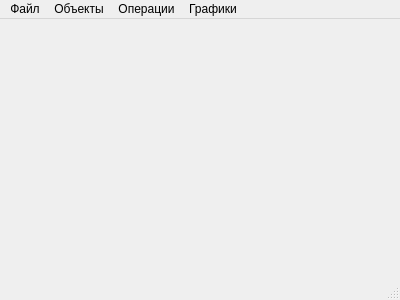
<?xml version="1.0" encoding="UTF-8"?>
<ui version="4.0">
 <class>MainWindow</class>
 <widget class="QMainWindow" name="MainWindow">
  <property name="geometry">
   <rect>
    <x>0</x>
    <y>0</y>
    <width>400</width>
    <height>300</height>
   </rect>
  </property>
  <property name="contextMenuPolicy">
   <enum>Qt::DefaultContextMenu</enum>
  </property>
  <property name="windowTitle">
   <string>MainWindow</string>
  </property>
  <property name="toolButtonStyle">
   <enum>Qt::ToolButtonIconOnly</enum>
  </property>
  <widget class="QWidget" name="centralWidget"/>
  <widget class="QStatusBar" name="statusBar"/>
  <widget class="QMenuBar" name="menuBar">
   <property name="geometry">
    <rect>
     <x>0</x>
     <y>0</y>
     <width>400</width>
     <height>18</height>
    </rect>
   </property>
   <widget class="QMenu" name="Objects">
    <property name="title">
     <string>Объекты</string>
    </property>
    <addaction name="AddGenerator"/>
    <addaction name="AddBpsk_m"/>
    <addaction name="actionBpsk_demodulator"/>
    <addaction name="actionConv_coder"/>
    <addaction name="actionConv_decoder"/>
    <addaction name="actionGolay_coder"/>
    <addaction name="actionGolay_decoder"/>
    <addaction name="actionNoise"/>
    <addaction name="actionReceiver"/>
   </widget>
   <widget class="QMenu" name="File">
    <property name="title">
     <string>Файл</string>
    </property>
    <addaction name="Save"/>
    <addaction name="Exit"/>
   </widget>
   <widget class="QMenu" name="Operation">
    <property name="title">
     <string>Операции</string>
    </property>
    <addaction name="Start"/>
    <addaction name="EraseItems"/>
    <addaction name="repeater"/>
   </widget>
   <widget class="QMenu" name="menu">
    <property name="title">
     <string>Графики</string>
    </property>
    <addaction name="showGraph"/>
   </widget>
   <addaction name="File"/>
   <addaction name="Objects"/>
   <addaction name="Operation"/>
   <addaction name="menu"/>
  </widget>
  <action name="action_list">
   <property name="text">
    <string>объекты -&gt; list</string>
   </property>
  </action>
  <action name="AddBpsk_m">
   <property name="text">
    <string>bpsk modulator</string>
   </property>
  </action>
  <action name="AddGenerator">
   <property name="text">
    <string>generator</string>
   </property>
  </action>
  <action name="Exit">
   <property name="text">
    <string>Выход</string>
   </property>
  </action>
  <action name="Start">
   <property name="text">
    <string>Запуск</string>
   </property>
  </action>
  <action name="actionBpsk_demodulator">
   <property name="text">
    <string>bpsk demodulator</string>
   </property>
  </action>
  <action name="actionConv_coder">
   <property name="text">
    <string>conv coder</string>
   </property>
  </action>
  <action name="actionConv_decoder">
   <property name="text">
    <string>conv decoder</string>
   </property>
  </action>
  <action name="actionGolay_coder">
   <property name="text">
    <string>golay coder</string>
   </property>
  </action>
  <action name="actionGolay_decoder">
   <property name="text">
    <string>golay decoder</string>
   </property>
  </action>
  <action name="actionNoise">
   <property name="text">
    <string>noise</string>
   </property>
  </action>
  <action name="EraseItems">
   <property name="text">
    <string>Очистить</string>
   </property>
  </action>
  <action name="Save">
   <property name="text">
    <string>Сохранить лог</string>
   </property>
  </action>
  <action name="actionReceiver">
   <property name="text">
    <string>receiver</string>
   </property>
  </action>
  <action name="showGraph">
   <property name="text">
    <string>Показать</string>
   </property>
  </action>
  <action name="repeater">
   <property name="text">
    <string>Запустить N раз</string>
   </property>
  </action>
 </widget>
 <layoutdefault spacing="6" margin="11"/>
 <resources/>
 <connections>
  <connection>
   <sender>AddBpsk_m</sender>
   <signal>triggered()</signal>
   <receiver>MainWindow</receiver>
   <slot>add_bpsk_m()</slot>
   <hints>
    <hint type="sourcelabel">
     <x>-1</x>
     <y>-1</y>
    </hint>
    <hint type="destinationlabel">
     <x>199</x>
     <y>149</y>
    </hint>
   </hints>
  </connection>
  <connection>
   <sender>action_list</sender>
   <signal>triggered()</signal>
   <receiver>MainWindow</receiver>
   <slot>check()</slot>
   <hints>
    <hint type="sourcelabel">
     <x>-1</x>
     <y>-1</y>
    </hint>
    <hint type="destinationlabel">
     <x>199</x>
     <y>149</y>
    </hint>
   </hints>
  </connection>
  <connection>
   <sender>AddGenerator</sender>
   <signal>triggered()</signal>
   <receiver>MainWindow</receiver>
   <slot>add_gen()</slot>
   <hints>
    <hint type="sourcelabel">
     <x>-1</x>
     <y>-1</y>
    </hint>
    <hint type="destinationlabel">
     <x>199</x>
     <y>149</y>
    </hint>
   </hints>
  </connection>
  <connection>
   <sender>Exit</sender>
   <signal>triggered()</signal>
   <receiver>MainWindow</receiver>
   <slot>myClose()</slot>
   <hints>
    <hint type="sourcelabel">
     <x>-1</x>
     <y>-1</y>
    </hint>
    <hint type="destinationlabel">
     <x>199</x>
     <y>149</y>
    </hint>
   </hints>
  </connection>
  <connection>
   <sender>Start</sender>
   <signal>triggered()</signal>
   <receiver>MainWindow</receiver>
   <slot>getStart()</slot>
   <hints>
    <hint type="sourcelabel">
     <x>-1</x>
     <y>-1</y>
    </hint>
    <hint type="destinationlabel">
     <x>199</x>
     <y>149</y>
    </hint>
   </hints>
  </connection>
  <connection>
   <sender>actionBpsk_demodulator</sender>
   <signal>triggered()</signal>
   <receiver>MainWindow</receiver>
   <slot>add_bpsk_d()</slot>
   <hints>
    <hint type="sourcelabel">
     <x>-1</x>
     <y>-1</y>
    </hint>
    <hint type="destinationlabel">
     <x>199</x>
     <y>149</y>
    </hint>
   </hints>
  </connection>
  <connection>
   <sender>actionConv_coder</sender>
   <signal>triggered()</signal>
   <receiver>MainWindow</receiver>
   <slot>add_conv_c()</slot>
   <hints>
    <hint type="sourcelabel">
     <x>-1</x>
     <y>-1</y>
    </hint>
    <hint type="destinationlabel">
     <x>199</x>
     <y>149</y>
    </hint>
   </hints>
  </connection>
  <connection>
   <sender>actionConv_decoder</sender>
   <signal>triggered()</signal>
   <receiver>MainWindow</receiver>
   <slot>add_conv_d()</slot>
   <hints>
    <hint type="sourcelabel">
     <x>-1</x>
     <y>-1</y>
    </hint>
    <hint type="destinationlabel">
     <x>199</x>
     <y>149</y>
    </hint>
   </hints>
  </connection>
  <connection>
   <sender>actionGolay_coder</sender>
   <signal>triggered()</signal>
   <receiver>MainWindow</receiver>
   <slot>add_golay_c()</slot>
   <hints>
    <hint type="sourcelabel">
     <x>-1</x>
     <y>-1</y>
    </hint>
    <hint type="destinationlabel">
     <x>199</x>
     <y>149</y>
    </hint>
   </hints>
  </connection>
  <connection>
   <sender>actionGolay_decoder</sender>
   <signal>triggered()</signal>
   <receiver>MainWindow</receiver>
   <slot>add_golay_d()</slot>
   <hints>
    <hint type="sourcelabel">
     <x>-1</x>
     <y>-1</y>
    </hint>
    <hint type="destinationlabel">
     <x>199</x>
     <y>149</y>
    </hint>
   </hints>
  </connection>
  <connection>
   <sender>actionNoise</sender>
   <signal>triggered()</signal>
   <receiver>MainWindow</receiver>
   <slot>add_noise()</slot>
   <hints>
    <hint type="sourcelabel">
     <x>-1</x>
     <y>-1</y>
    </hint>
    <hint type="destinationlabel">
     <x>199</x>
     <y>149</y>
    </hint>
   </hints>
  </connection>
  <connection>
   <sender>EraseItems</sender>
   <signal>triggered()</signal>
   <receiver>MainWindow</receiver>
   <slot>eraseAll()</slot>
   <hints>
    <hint type="sourcelabel">
     <x>-1</x>
     <y>-1</y>
    </hint>
    <hint type="destinationlabel">
     <x>199</x>
     <y>149</y>
    </hint>
   </hints>
  </connection>
  <connection>
   <sender>Save</sender>
   <signal>triggered()</signal>
   <receiver>MainWindow</receiver>
   <slot>save()</slot>
   <hints>
    <hint type="sourcelabel">
     <x>-1</x>
     <y>-1</y>
    </hint>
    <hint type="destinationlabel">
     <x>199</x>
     <y>149</y>
    </hint>
   </hints>
  </connection>
  <connection>
   <sender>actionReceiver</sender>
   <signal>triggered()</signal>
   <receiver>MainWindow</receiver>
   <slot>add_res()</slot>
   <hints>
    <hint type="sourcelabel">
     <x>-1</x>
     <y>-1</y>
    </hint>
    <hint type="destinationlabel">
     <x>199</x>
     <y>149</y>
    </hint>
   </hints>
  </connection>
  <connection>
   <sender>showGraph</sender>
   <signal>triggered()</signal>
   <receiver>MainWindow</receiver>
   <slot>showGraph()</slot>
   <hints>
    <hint type="sourcelabel">
     <x>-1</x>
     <y>-1</y>
    </hint>
    <hint type="destinationlabel">
     <x>199</x>
     <y>149</y>
    </hint>
   </hints>
  </connection>
  <connection>
   <sender>repeater</sender>
   <signal>triggered()</signal>
   <receiver>MainWindow</receiver>
   <slot>Repeater()</slot>
   <hints>
    <hint type="sourcelabel">
     <x>-1</x>
     <y>-1</y>
    </hint>
    <hint type="destinationlabel">
     <x>199</x>
     <y>149</y>
    </hint>
   </hints>
  </connection>
 </connections>
 <slots>
  <slot>add_part()</slot>
  <slot>check()</slot>
  <slot>add_bpsk_m()</slot>
  <slot>add_gen()</slot>
  <slot>myClose()</slot>
  <slot>getStart()</slot>
  <slot>add_bpsk_d()</slot>
  <slot>add_conv_c()</slot>
  <slot>add_conv_d()</slot>
  <slot>add_golay_c()</slot>
  <slot>add_golay_d()</slot>
  <slot>add_noise()</slot>
  <slot>eraseAll()</slot>
  <slot>save()</slot>
  <slot>add_res()</slot>
  <slot>showGraph()</slot>
  <slot>Repeater()</slot>
 </slots>
</ui>
